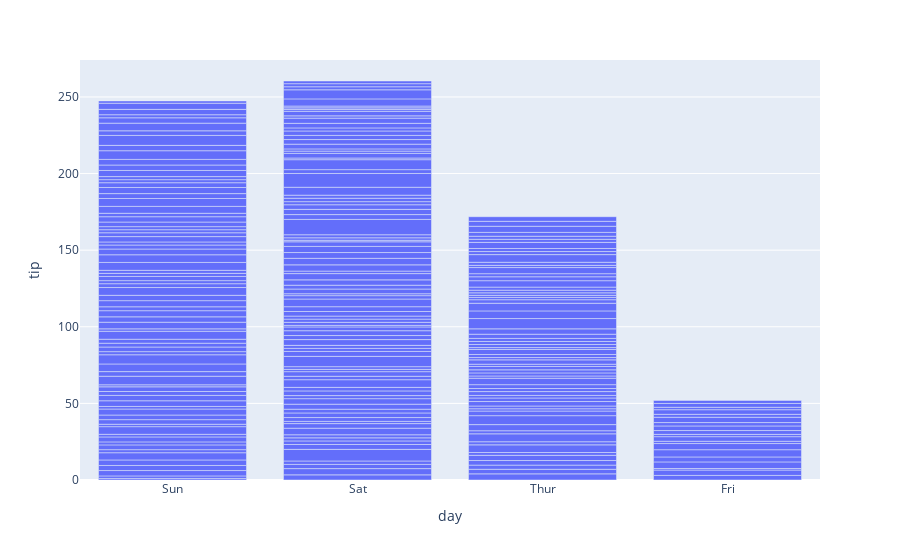

The notebook cell this image was saved under:
### Code cell
px.bar(df_tips, x='day', y='tip')

### Figure 1 — Plotly figure (JSON) as saved in the notebook; plotly's stock layout.template omitted (floating-point values rounded to 4 significant figures; data arrays with more than 128 entries replaced by an {"elided": "..."} marker saying what was removed)
{"data": [{"alignmentgroup": "True", "hovertemplate": "day=%{x}<br>tip=%{y}<extra></extra>", "legendgroup": "", "marker": {"color": "#636efa", "pattern": {"shape": ""}}, "name": "", "offsetgroup": "", "orientation": "v", "showlegend": false, "textposition": "auto", "type": "bar", "x": {"elided": "244 str values"}, "xaxis": "x", "y": {"elided": "244 float values"}, "yaxis": "y"}], "layout": {"barmode": "relative", "legend": {"tracegroupgap": 0}, "margin": {"t": 60}, "xaxis": {"anchor": "y", "domain": [0, 1], "title": {"text": "day"}}, "yaxis": {"anchor": "x", "domain": [0, 1], "title": {"text": "tip"}}}}
